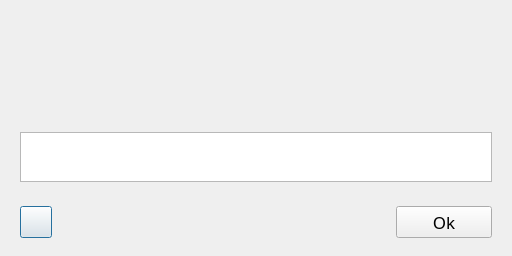
<?xml version="1.0" encoding="UTF-8"?>
<ui version="4.0">
 <class>DialogMsg</class>
 <widget class="QDialog" name="DialogMsg">
  <property name="geometry">
   <rect>
    <x>0</x>
    <y>0</y>
    <width>512</width>
    <height>256</height>
   </rect>
  </property>
  <property name="minimumSize">
   <size>
    <width>512</width>
    <height>192</height>
   </size>
  </property>
  <property name="font">
   <font>
    <family>Metropolis</family>
    <pointsize>13</pointsize>
   </font>
  </property>
  <property name="windowIcon">
   <iconset>
    <normalon>:/logo/logo/logdoctor.svg</normalon>
   </iconset>
  </property>
  <property name="modal">
   <bool>true</bool>
  </property>
  <layout class="QVBoxLayout" name="verticalLayout">
   <item>
    <widget class="QFrame" name="frame_Message">
     <property name="sizePolicy">
      <sizepolicy hsizetype="Preferred" vsizetype="Minimum">
       <horstretch>0</horstretch>
       <verstretch>0</verstretch>
      </sizepolicy>
     </property>
     <layout class="QGridLayout" name="gridLayout">
      <property name="topMargin">
       <number>0</number>
      </property>
      <property name="bottomMargin">
       <number>0</number>
      </property>
      <item row="0" column="0" rowspan="3">
       <widget class="QLabel" name="label_Icon">
        <property name="minimumSize">
         <size>
          <width>64</width>
          <height>64</height>
         </size>
        </property>
        <property name="maximumSize">
         <size>
          <width>64</width>
          <height>64</height>
         </size>
        </property>
        <property name="pixmap">
         <pixmap resource="../../resources/resources.qrc">:/icons/icons/dialogs/info.png</pixmap>
        </property>
        <property name="alignment">
         <set>Qt::AlignCenter</set>
        </property>
       </widget>
      </item>
      <item row="1" column="1">
       <widget class="QLabel" name="label_Title">
        <property name="minimumSize">
         <size>
          <width>0</width>
          <height>64</height>
         </size>
        </property>
        <property name="maximumSize">
         <size>
          <width>16777215</width>
          <height>64</height>
         </size>
        </property>
        <property name="font">
         <font>
          <family>Metropolis</family>
          <pointsize>13</pointsize>
         </font>
        </property>
        <property name="text">
         <string/>
        </property>
        <property name="wordWrap">
         <bool>true</bool>
        </property>
        <property name="indent">
         <number>8</number>
        </property>
       </widget>
      </item>
      <item row="3" column="0" colspan="2">
       <widget class="QLabel" name="label_Message">
        <property name="sizePolicy">
         <sizepolicy hsizetype="Preferred" vsizetype="Expanding">
          <horstretch>0</horstretch>
          <verstretch>0</verstretch>
         </sizepolicy>
        </property>
        <property name="minimumSize">
         <size>
          <width>0</width>
          <height>24</height>
         </size>
        </property>
        <property name="font">
         <font>
          <family>Metropolis</family>
          <pointsize>13</pointsize>
         </font>
        </property>
        <property name="alignment">
         <set>Qt::AlignLeading|Qt::AlignLeft|Qt::AlignTop</set>
        </property>
        <property name="wordWrap">
         <bool>true</bool>
        </property>
        <property name="margin">
         <number>4</number>
        </property>
       </widget>
      </item>
     </layout>
    </widget>
   </item>
   <item>
    <widget class="QFrame" name="frame_Additional">
     <layout class="QVBoxLayout" name="verticalLayout_2">
      <item>
       <widget class="QTextBrowser" name="text_Additional">
        <property name="minimumSize">
         <size>
          <width>0</width>
          <height>24</height>
         </size>
        </property>
        <property name="font">
         <font>
          <family>Metropolis</family>
          <pointsize>11</pointsize>
         </font>
        </property>
        <property name="openLinks">
         <bool>false</bool>
        </property>
       </widget>
      </item>
     </layout>
    </widget>
   </item>
   <item>
    <widget class="QFrame" name="frame_Buttons">
     <property name="minimumSize">
      <size>
       <width>0</width>
       <height>48</height>
      </size>
     </property>
     <property name="maximumSize">
      <size>
       <width>16777215</width>
       <height>48</height>
      </size>
     </property>
     <layout class="QHBoxLayout" name="horizontalLayout">
      <item>
       <widget class="QPushButton" name="button_ShowAdditional">
        <property name="minimumSize">
         <size>
          <width>32</width>
          <height>32</height>
         </size>
        </property>
        <property name="maximumSize">
         <size>
          <width>32</width>
          <height>32</height>
         </size>
        </property>
        <property name="iconSize">
         <size>
          <width>32</width>
          <height>32</height>
         </size>
        </property>
       </widget>
      </item>
      <item>
       <spacer name="horizontalSpacer">
        <property name="orientation">
         <enum>Qt::Horizontal</enum>
        </property>
        <property name="sizeHint" stdset="0">
         <size>
          <width>333</width>
          <height>27</height>
         </size>
        </property>
       </spacer>
      </item>
      <item>
       <widget class="QPushButton" name="button_Ok">
        <property name="minimumSize">
         <size>
          <width>96</width>
          <height>32</height>
         </size>
        </property>
        <property name="maximumSize">
         <size>
          <width>96</width>
          <height>32</height>
         </size>
        </property>
        <property name="text">
         <string>Ok</string>
        </property>
       </widget>
      </item>
     </layout>
    </widget>
   </item>
  </layout>
 </widget>
 <resources>
  <include location="../../resources/resources.qrc"/>
 </resources>
 <connections/>
</ui>
